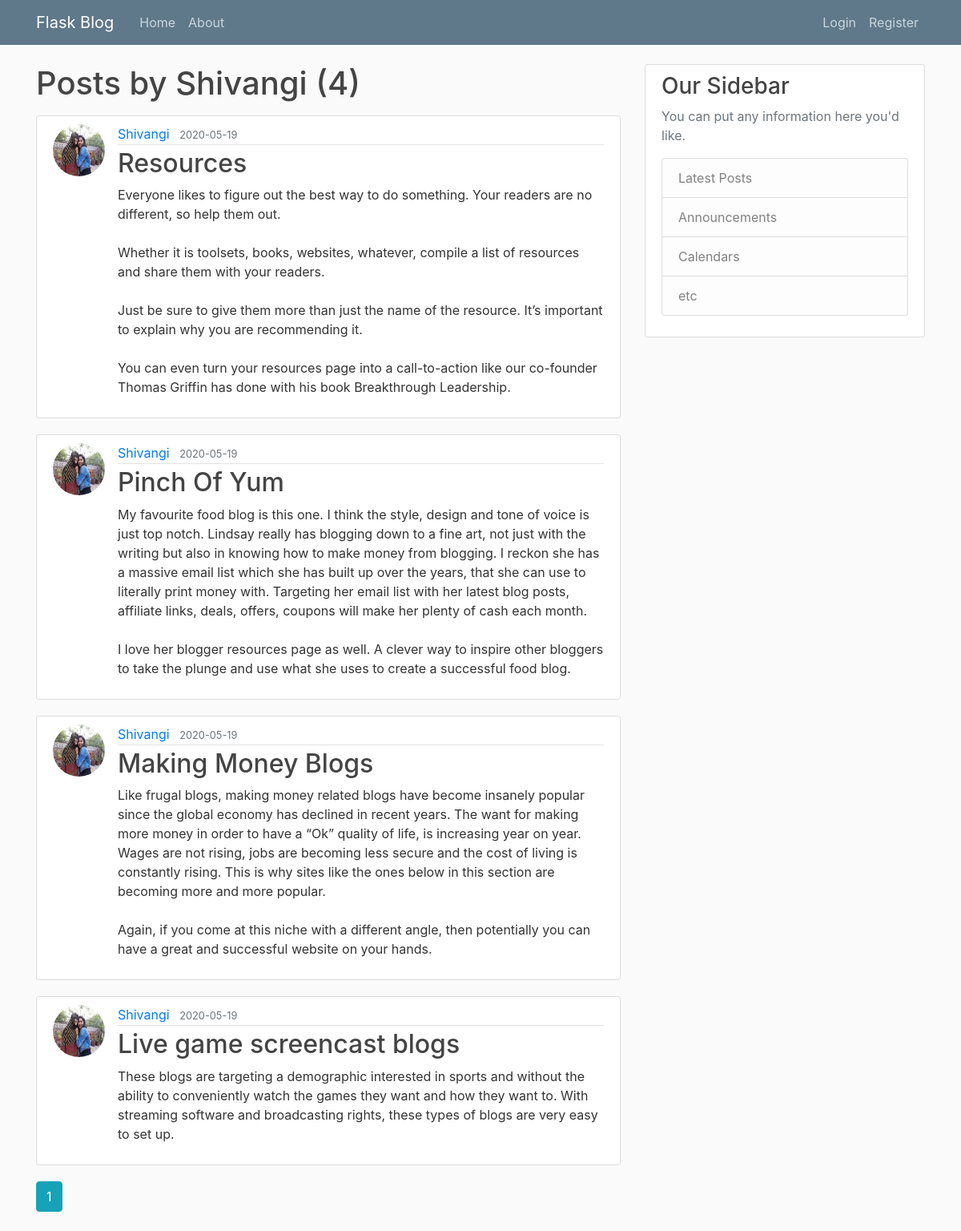
Page /user/Shivangi on the committed database.
### flaskblog/models.py (models this page shows, shortened)
class User(db.Model, UserMixin):
    id = db.Column(db.Integer, primary_key=True)
    username = db.Column(db.String(20), unique=True, nullable=False)
    email = db.Column(db.String(120), unique=True, nullable=False)
    image_file = db.Column(db.String(20), nullable=False, default='default.jpg')
    password = db.Column(db.String(60), nullable=False)
    posts = db.relationship('Post', backref='author', lazy=True)

class Post(db.Model):
    id = db.Column(db.Integer, primary_key=True)
    title = db.Column(db.String(100), nullable=False)
    date_posted = db.Column(db.DateTime, nullable=False, default=datetime.utcnow)
    content = db.Column(db.Text, nullable=False)
    user_id = db.Column(db.Integer, db.ForeignKey('user.id'), nullable=False)

### flaskblog/users/routes.py (the view)
@users.route("/user/<string:username>")
def user_posts(username):
    page = request.args.get('page', 1, type=int) #page number
    user = User.query.filter_by(username=username).first_or_404()
    posts = Post.query.filter_by(author=user)\
        .order_by(Post.date_posted.desc())\
        .paginate(page=page, per_page=5)
    return render_template("user_posts.html",posts=posts, user=user)

### flaskblog/templates/user_posts.html
{% extends "layout.html" %}
{% block content %}
    <h1 class="mb-3">Posts by {{ user.username }} ({{ posts.total }})</h1>
    {% for post in posts.items %}
        <article class="media content-section">
          <img class="rounded-circle article-img" src="{{ url_for('static', filename='profile_pics/' + post.author.image_file) }}">
          <div class="media-body">
            <div class="article-metadata">
              <a class="mr-2" href="{{ url_for('users.user_posts', username=post.author.username) }}">{{ post.author.username }}</a>
              <small class="text-muted">{{ post.date_posted.strftime('%Y-%m-%d') }}</small>
            </div>
            <h2><a class="article-title" href="{{ url_for('posts.post', post_id=post.id) }}">{{ post.title }}</a></h2>
            <p class="article-content">{{ post.content }}</p>
          </div>
        </article>
    {% endfor %}
    {% for page_num in posts.iter_pages(left_edge=1, right_edge=1, left_current=1, right_current=2) %}
      {% if page_num %}
        {% if posts.page == page_num %}
          <a class="btn btn-info mb-4" href="{{ url_for('users.user_posts', username=user.username, page=page_num) }}">{{ page_num }}</a>
        {% else %}
          <a class="btn btn-outline-info mb-4" href="{{ url_for('users.user_posts', username=user.username, page=page_num) }}">{{ page_num }}</a>
        {% endif %}
      {% else %}
        ...
      {% endif %}
    {% endfor %}
{% endblock content %}

### flaskblog/static/main.css (style rules this page uses)
body { background: #fafafa; color: #333333; margin-top: 5rem; }
h1, h2, h3, h4, h5, h6 { color: #444444; }
.content-section { background: #ffffff; padding: 10px 20px; border: 1px solid #dddddd; border-radius: 3px; margin-bottom: 20px; }
.article-title { color: #444444; }
.article-content { white-space: pre-line; }
.article-img { height: 65px; width: 65px; margin-right: 16px; }
.article-metadata { padding-bottom: 1px; margin-bottom: 4px; border-bottom: 1px solid #e3e3e3 }

### rows in the picture
User: username "Shivangi"
Post: image_file (picture), author.username "Shivangi", date_posted "2020-05-19", title "Resources", content "Everyone likes to figure out the best way to do something. Your readers are no different, so help them out. Whether it is toolsets, books, websites, whatever, compile a list of resources and share them with your readers. Just be sure to give them more than just the name of the resource. It’s important to explain why you are recommending it. You can even turn your resources page into a call-to-action like our co-founder Thomas Griffin has done with his book Breakthrough Leadership."
Post: image_file (picture), author.username "Shivangi", date_posted "2020-05-19", title "Pinch Of Yum", content "My favourite food blog is this one. I think the style, design and tone of voice is just top notch. Lindsay really has blogging down to a fine art, not just with the writing but also in knowing how to make money from blogging. I reckon she has a massive email list which she has built up over the years, that she can use to literally print money with. Targeting her email list with her latest blog posts, affiliate links, deals, offers, coupons will make her plenty of cash each month. I love her blogger resources page as well. A clever way to inspire other bloggers to take the plunge and use what she uses to create a successful food blog."
Post: image_file (picture), author.username "Shivangi", date_posted "2020-05-19", title "Making Money Blogs", content "Like frugal blogs, making money related blogs have become insanely popular since the global economy has declined in recent years. The want for making more money in order to have a “Ok” quality of life, is increasing year on year. Wages are not rising, jobs are becoming less secure and the cost of living is constantly rising. This is why sites like the ones below in this section are becoming more and more popular. Again, if you come at this niche with a different angle, then potentially you can have a great and successful website on your hands."
Post: image_file (picture), author.username "Shivangi", date_posted "2020-05-19", title "Live game screencast blogs", content "These blogs are targeting a demographic interested in sports and without the ability to conveniently watch the games they want and how they want to. With streaming software and broadcasting rights, these types of blogs are very easy to set up."

### other values in the picture
{{ posts.total }} "4"
{{ page_num }} "1"
